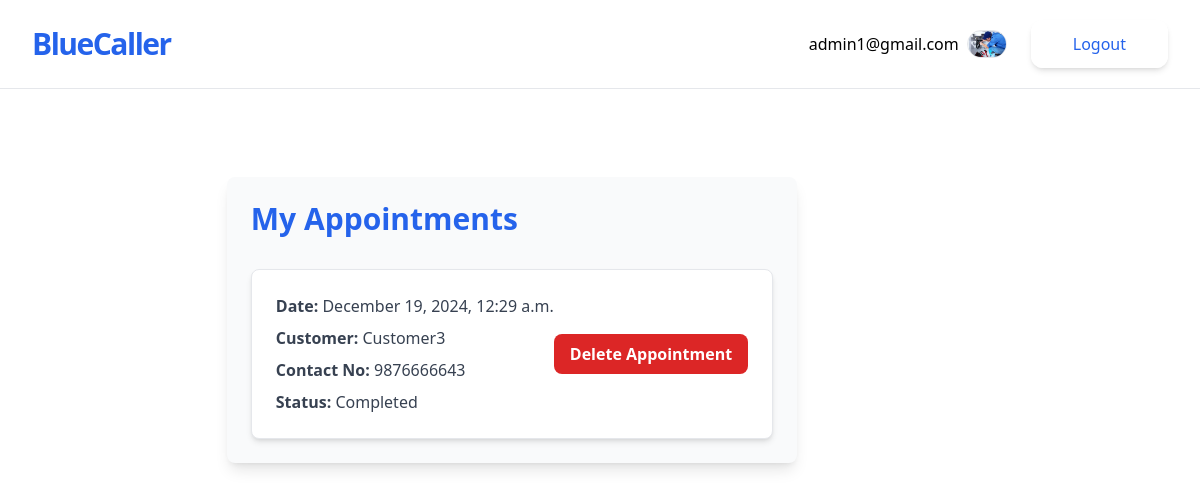
Page /get-started/ (signed in) on the earlier database version.
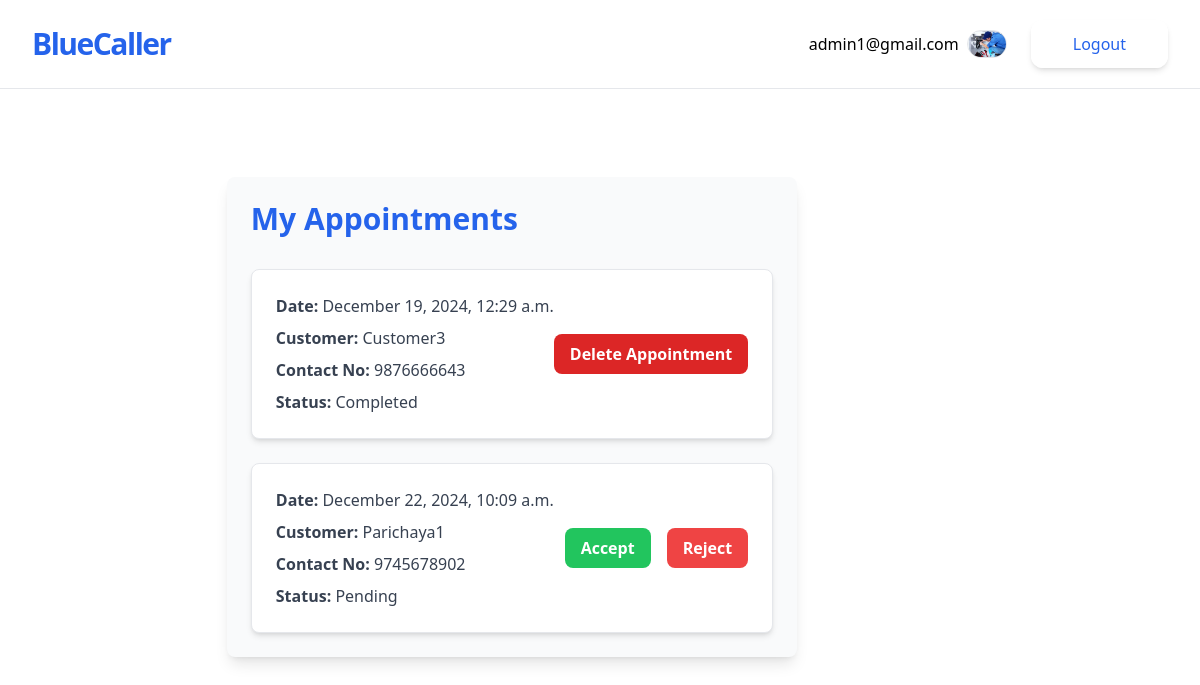
Same page on the later database version.
### accounts/models.py (models this page shows, shortened)
class CustomUser(AbstractUser):
    pass

### jobs/models.py (models this page shows, shortened)
class Worker(models.Model):
    owner=models.OneToOneField(User,on_delete=models.CASCADE)
    name=models.CharField(max_length=50)
    phone_number=PhoneNumberField(region="NP", unique=True)
    tagline=models.CharField(max_length=100)
    bio=models.TextField(blank=True)
    profile_pic=models.ImageField(upload_to="profiles/", blank=True)
    verified = models.BooleanField(default=False)
    citizenship_image = models.ImageField(upload_to='citizenship/', blank=True, null=True)
    certificate_file = models.FileField(upload_to='certificates/', blank=True, null=True)
    latitude = models.CharField(max_length=20,null=True,blank=True)
    longitude = models.CharField(max_length=20,null=True,blank=True)
    appointed = models.BooleanField(default=False)
    appointment_date = models.DateTimeField(null=True, blank=True)

class Appointment(models.Model):
    STATUS_CHOICES = [
        ('pending', 'Pending'),
        ('accepted', 'Accepted'),
        ('rejected', 'Rejected'),
        ('completed', 'Completed'),
    ]
    customer = models.ForeignKey(Customer, on_delete=models.CASCADE, related_name='customer_appointments')
    worker = models.ForeignKey(Worker, on_delete=models.CASCADE, related_name='worker_appointments')
    appointment_date = models.DateTimeField(null=True, blank=True)
    status = models.CharField(max_length=10, choices=STATUS_CHOICES, default='pending')
    reason = models.TextField(blank=True, null=True)

class Customer(models.Model):
    owner=models.OneToOneField(User,on_delete=models.CASCADE)
    name=models.CharField(max_length=50)
    phone_number=PhoneNumberField(region="NP", unique=True)
    profile_pic=models.ImageField(upload_to="profiles/", blank=True)
    latitude = models.CharField(max_length=20,null=True,blank=True)
    longitude = models.CharField(max_length=20,null=True,blank=True)

### jobs/views.py (the view, shortened to what this page needs)
# urls.py: path('get-started/', WorkerListView.as_view(), name='worker-list'),
class WorkerListView(ListView):
    model = Worker
    template_name = 'worker_list.html'
    def get_queryset(self):
        query = self.request.GET.get('q')  # Search query
        filter_param = self.request.GET.get('filter')  # Filter parameter
        queryset = Worker.objects.all()
        if query:
            queryset = queryset.filter(tagline__icontains=query)
        if filter_param == 'rating':
            queryset = queryset.annotate(avg_rating=Avg('workerrating__rating')).order_by('-avg_rating')
        return queryset
    def get_context_data(self, **kwargs):
        context = super().get_context_data(**kwargs)
        query = self.request.GET.get('q')
        context['q'] = query
        if hasattr(self.request.user, 'worker'):
            appointments = Appointment.objects.filter(worker=self.request.user.worker).select_related('customer')
            context['appointments'] = appointments
        workers = context.get('worker_list', self.get_queryset())  # Use get_queryset as fallback
        for worker in workers:
            average_rating = WorkerRating.objects.filter(appointment__worker=worker).aggregate(Avg('average_rating'))['average_rating__avg']
            worker.average_rating = round(average_rating, 1) if average_rating else 0  # Default to 0 if no ratings exist
            total_ratings = WorkerRating.objects.filter(appointment__worker=worker).count()
            worker.total_ratings = total_ratings  # Pass the total number of ratings to the template
            full_stars = int(worker.average_rating)
            half_star = 1 if worker.average_rating % 1 >= 0.5 else 0
            empty_stars = 5 - (full_stars + half_star)
            worker.full_stars = [1] * full_stars  # List of full stars
            worker.half_star = [1] * half_star  # List for half star (1 or 0)
            worker.empty_stars = [1] * empty_stars  # List of empty stars
        context['worker_list'] = workers  # Ensure worker_list is added explicitly
        return context

### jobs/templates/jobs/worker_list.html (shortened to what this page needs)
{% extends 'jobs/_base.html' %}
{% load distance %}
{% block content %}
<script src="https://cdn.tailwindcss.com"></script>
<div class="flex items-center justify-between mb-12">
    {% if user.is_authenticated %}
    <div class="flex space-x-6 justify-between w-full">
        {% if user.worker.name %}
        <div class="max-w-7xl mx-auto my-10 p-6 bg-gray-50 shadow-lg rounded-lg">
            <h2 class="text-3xl font-bold text-blue-600 mb-8">My Appointments</h2>
            {% if appointments %}
            <ul class="space-y-6">
                {% for appointment in appointments %}
                <li class="p-6 border rounded-lg bg-white shadow-md hover:bg-gray-100 transition duration-300">
                    <div class="flex flex-col md:flex-row justify-between items-start md:items-center">
                        <div class="text-gray-700 space-y-2">
                            <p>
                                <span class="font-semibold">Date:</span>
                                {{ appointment.appointment_date|date:"F j, Y, g:i a" }}
                            </p>
                            <p>
                                <span class="font-semibold">Customer:</span>
                                {{ appointment.customer.name }}
                            </p>
                            <p>
                                <span class="font-semibold">Contact No:</span>
                                {{ appointment.customer.phone_number }}
                            </p>
                            <p>
                                <span class="font-semibold">Status:</span>
                                {{ appointment.status|title }}
                            </p>
                        </div>
                        <div class="mt-4 md:mt-0 flex space-x-4">
                            {% if appointment.status == 'pending' %}
                            <form action="{% url 'accept_appointment' appointment.id %}" method="post">
                                <button type="submit"
                                        class="px-4 py-2 bg-green-500 text-white font-semibold rounded-lg hover:bg-green-600 transition">
                                    Accept
                                </button>
                            </form>
                            <form action="{% url 'reject_appointment' appointment.id %}" method="post">
                                <button type="submit"
                                        class="px-4 py-2 bg-red-500 text-white font-semibold rounded-lg hover:bg-red-600 transition">
                                    Reject
                                </button>
                            </form>
                            {% elif appointment.status == 'completed' %}
                            <form action="{% url 'delete_appointment' appointment.id %}" method="post">
                                <button type="submit"
                                        class="px-4 py-2 bg-red-600 text-white font-semibold rounded-lg hover:bg-red-700 transition">
                                    Delete Appointment
                                </button>
                            </form>
                            {% endif %}
                        </div>
                    </div>
                </li>
                {% endfor %}
            </ul>
            {% else %}
            <p class="text-gray-500 text-center">You currently have no appointments.</p>
            {% endif %}
        </div>
        {% endif %}
    </div>
    {% endif %}
</div>
{% endblock content %}

### jobs/templates/jobs/_base.html (shortened to what this page needs)
<!DOCTYPE html>
<html lang="en">
<head>
    <script src="https://cdn.tailwindcss.com"></script>
</head>
<body>
    <div class=" w-full max-w-7xl mx-auto">
        <div class="flex flex-col max-w-screen-xl p-5 mx-auto md:items-center md:justify-between md:flex-row md:px-6 lg:px-8 border-b">
            <div class="flex flex-row items-center justify-between lg:justify-start">
                <a href="{% url 'worker-list' %}" class="text-3xl font-bold tracking-tighter text-blue-600 transition duration-500 ease-in-out transform tracking-relaxed lg:pr-8"> BlueCaller </a>
            </div>
            <nav class="flex-col items-center flex-grow hidden pb-4 md:pb-0 md:flex md:justify-end md:flex-row lg:pl-2">
                <div class="inline-flex items-center gap-2 list-none lg:ml-auto">
                    {% if user.is_authenticated %}
                    <p>{{user.email}}</p>
                    {% if user.worker.profile_pic %}
                    <img class="w-10 border rounded-full mr-4" src="{{ user.worker.profile_pic.url }}" alt="Profile pic">
                    {% endif %}
                    <form action="{% url 'account_logout' %}" method="POST">
                        <button type="submit" class="items-center block px-10 py-2.5 text-base font-medium text-center text-blue-600 transition duration-500 ease-in-out transform border-2 border-white shadow-md rounded-xl focus:outline-none focus:ring-2 focus:ring-offset-2 focus:ring-gray-500">Logout</button>
                    </form>
                    {% endif %}
                </div>
            </nav>
        </div>
        <div class="container p-12">
            {% block content %}
            {% endblock content %}
        </div>
    </div>
</body>
</html>

Differences in the rows shown:
added Appointment: appointment_date "December 22, 2024, 10:09 a.m.", customer.name "Parichaya1", customer.phone_number "9745678902", status "Pending", shows "Accept"
